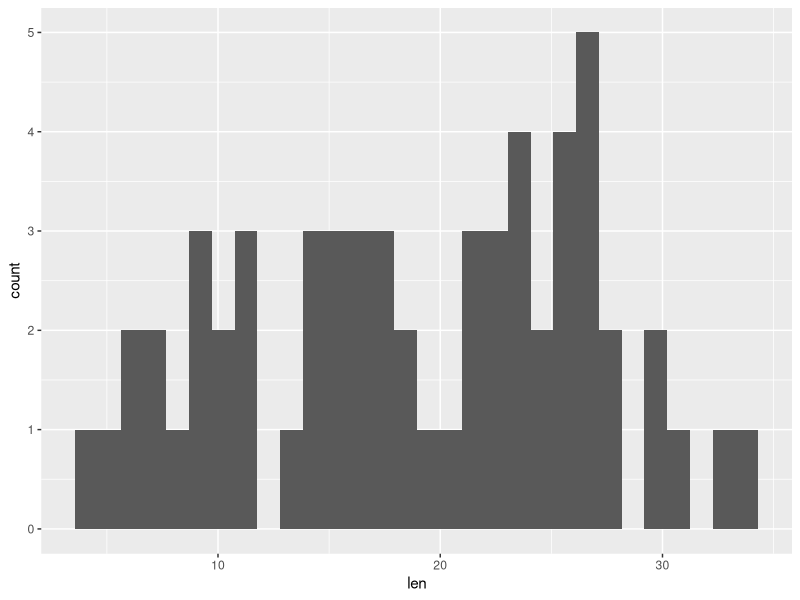
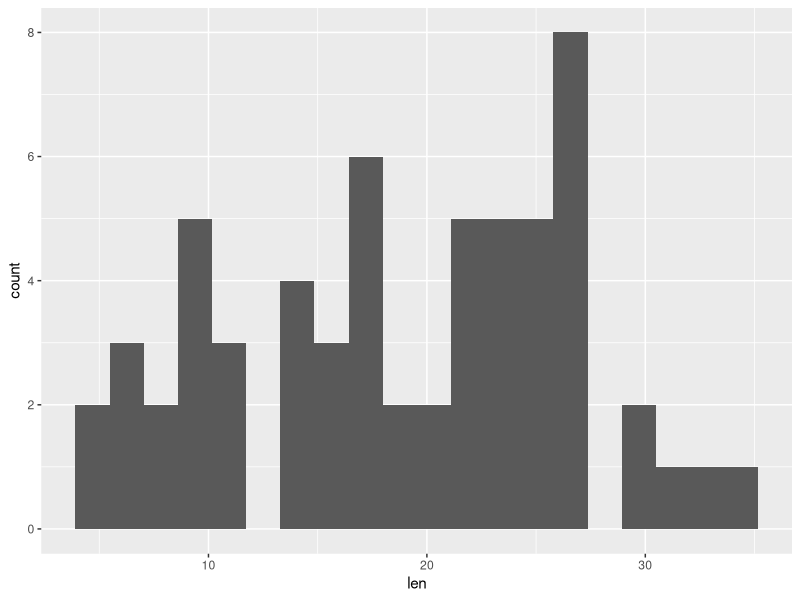
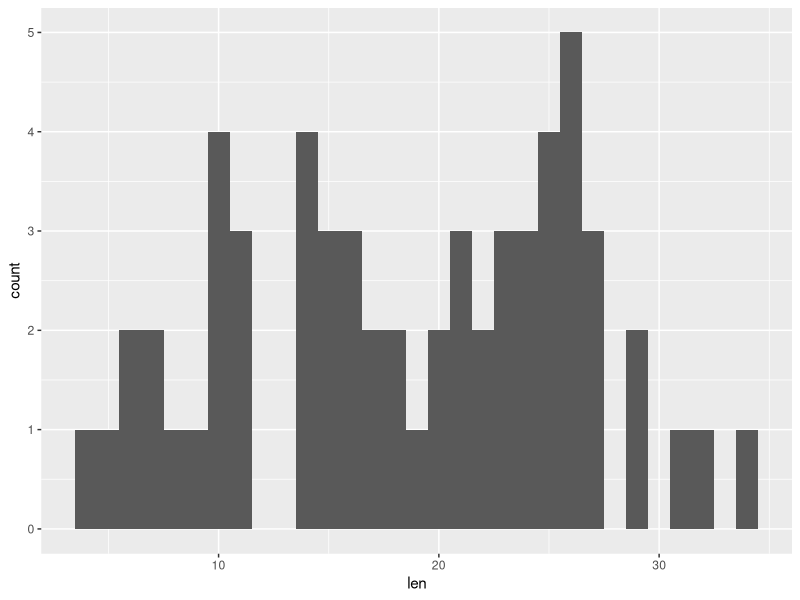
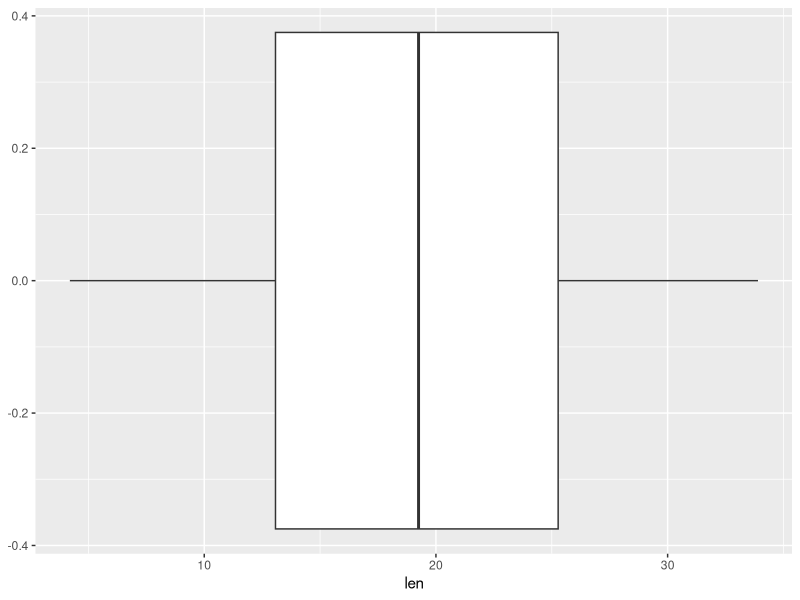
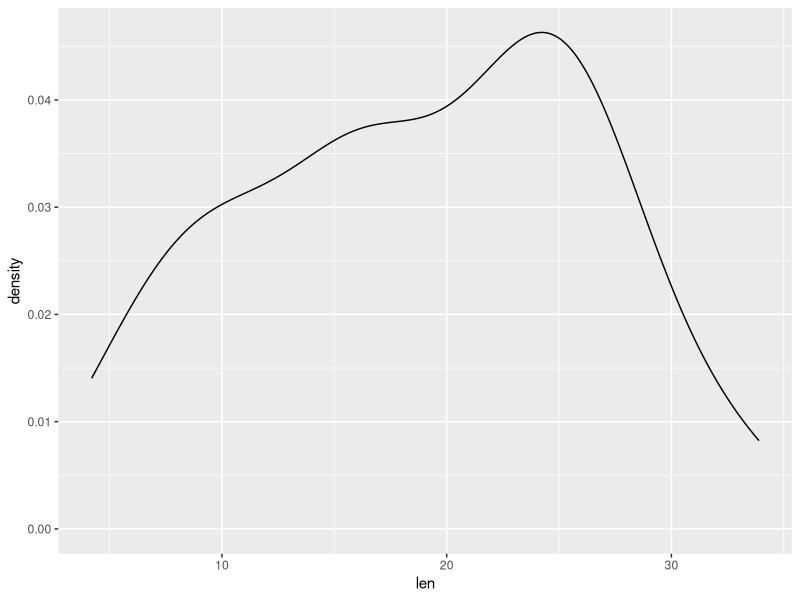
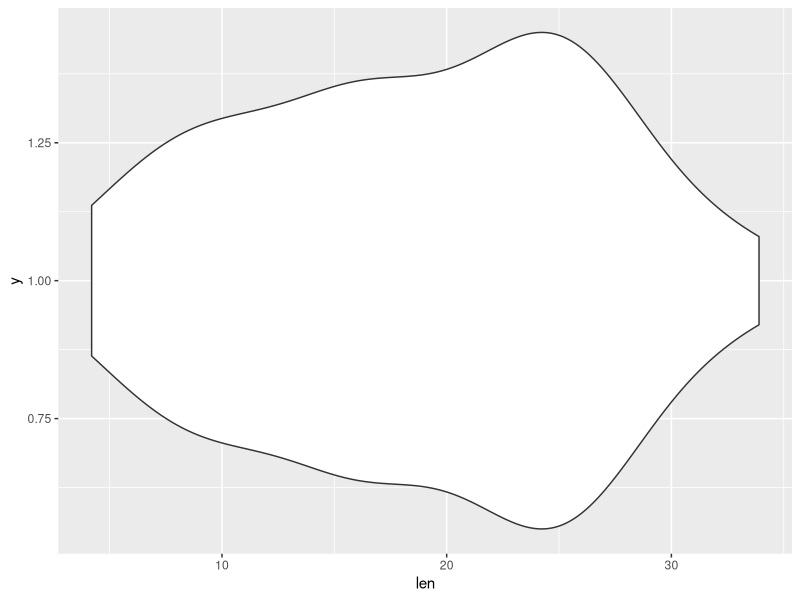
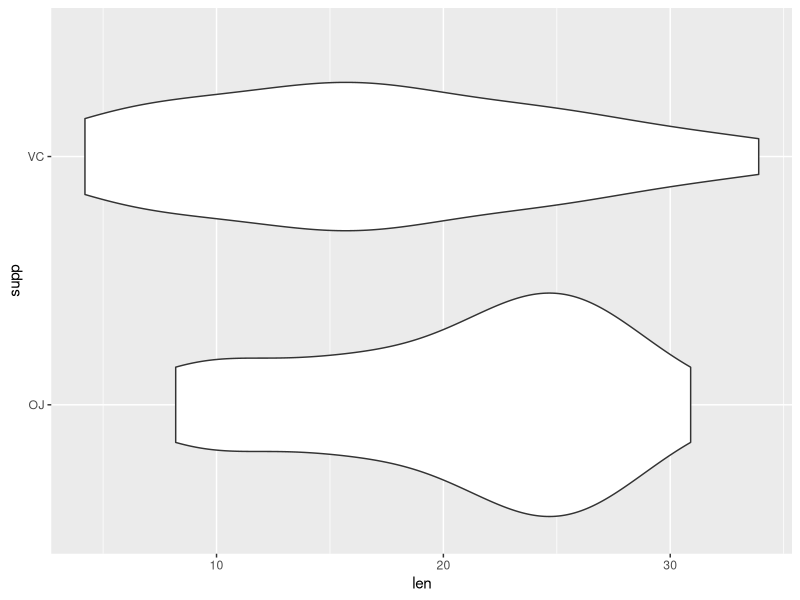
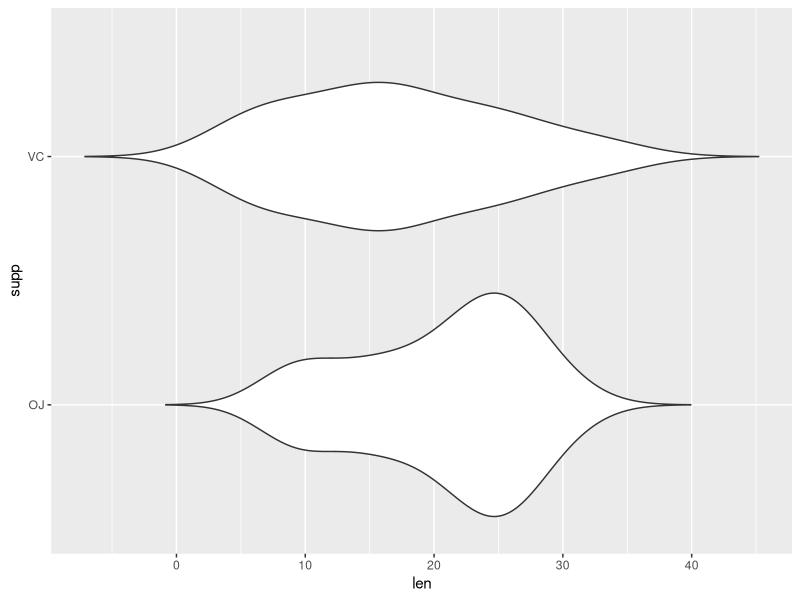

Generate these figures, in order, with R:
## ---------------------------------------------------------------------------------------
library("tidyverse")


## ---------------------------------------------------------------------------------------
data()


## ---- eval=FALSE------------------------------------------------------------------------
## ?ToothGrowth


## ---------------------------------------------------------------------------------------
dim(ToothGrowth)
head(ToothGrowth)
tail(ToothGrowth)
summary(ToothGrowth)


## ---- eval=FALSE------------------------------------------------------------------------
## ggplot(data = <DATA>) +
##   <GEOM_FUNCTION>(mapping = aes(<MAPPINGS>))


## ---- eval=FALSE------------------------------------------------------------------------
## ggplot(data = <DATA>, mapping = aes(<MAPPINGS>)) +
##   <GEOM_FUNCTION>()


## ---------------------------------------------------------------------------------------
ggplot(ToothGrowth, aes(x = len)) + 
  geom_histogram()


## ---------------------------------------------------------------------------------------
ggplot(ToothGrowth, aes(x = len)) + 
  geom_histogram(bins = 20)


## ---------------------------------------------------------------------------------------
ggplot(ToothGrowth, aes(x = len)) + 
  geom_histogram(binwidth = 1)


## ---------------------------------------------------------------------------------------
ggplot(ToothGrowth, aes(x = len)) + 
  geom_boxplot()


## ---------------------------------------------------------------------------------------
ggplot(ToothGrowth, aes(x = len)) + 
  geom_density()


## ---------------------------------------------------------------------------------------
ggplot(ToothGrowth, aes(x = len, y = 1)) + # note the y = 1
  geom_violin()


## ---------------------------------------------------------------------------------------
ggplot(ToothGrowth, aes(x = len, y = supp)) + 
  geom_violin()


## ---------------------------------------------------------------------------------------
ggplot(ToothGrowth, aes(x = len, y = supp)) + 
  geom_violin(trim = FALSE)


## ---------------------------------------------------------------------------------------
ggplot(ToothGrowth, aes(x = len, y = supp)) + 
  geom_violin(trim = FALSE) + 
  geom_point()


## ---------------------------------------------------------------------------------------
ggplot(ToothGrowth, aes(x = len, y = supp)) + 
  geom_violin(trim = FALSE) + 
  geom_jitter()


## ---------------------------------------------------------------------------------------
ggplot(ToothGrowth, aes(x = supp, y = len)) + 
  geom_violin(trim = FALSE) + 
  geom_jitter()


## ---------------------------------------------------------------------------------------
ggplot(ToothGrowth, aes(y = supp, x = len)) + 
  geom_violin(trim = FALSE) + 
  geom_jitter() + 
  coord_flip()


## ---------------------------------------------------------------------------------------
ggplot(chickwts, aes(x = feed, y = weight)) + 
  geom_violin(trim = TRUE) + 
  geom_jitter() 


## ---------------------------------------------------------------------------------------
ggplot(ToothGrowth, aes(x = dose, y = len)) + 
  geom_point()


## ---------------------------------------------------------------------------------------
ggplot(ToothGrowth, aes(x = dose, y = len)) + 
  geom_jitter(width=0.1)


## ---------------------------------------------------------------------------------------
ggplot(ToothGrowth, aes(x = dose, y = len)) + 
  geom_jitter(width=0.01) +
  scale_x_log10()


## ---------------------------------------------------------------------------------------
ggplot(ToothGrowth, aes(x = dose, y = len, color = supp, shape = supp)) + 
  geom_jitter(width=0.01) +
  scale_x_log10()


## ---------------------------------------------------------------------------------------
ggplot(ToothGrowth, aes(x = dose, y = len, color = supp, shape = supp)) + 
  geom_jitter(width=0.01) +
  scale_x_log10() +
  geom_smooth(method = "lm")


## ---------------------------------------------------------------------------------------
m <- lm(len ~ dose*supp, data = ToothGrowth)
anova(m)


## ---------------------------------------------------------------------------------------
d <- ToothGrowth %>%
  rename(
    Length = len,
    Delivery = supp,
    Dose = dose) %>%
  mutate(Delivery = fct_recode(Delivery, 
                               "Orange Juice" = "OJ",
                               "Ascorbic Acid" = "VC"))


## ---------------------------------------------------------------------------------------
ggplot(d,                       # Note the new data.frame
       aes(
         x = Dose, 
         y = Length, 
         color = Delivery, 
         shape = Delivery)) + 
  geom_jitter(width = 0.01) +
  scale_x_log10() +
  geom_smooth(method = "lm") + 
  labs(
    x = "Dose (mg/day)", 
    y = "Length (\u00b5m)", # unicode \u005b is the Greek letter mu
    title = "Odontoblast length vs Vitamin C in Guinea Pigs",
    color = "Delivery Method",
    shape = "Delivery Method") +
  theme_bw() +
  theme(legend.position = c(0.8, 0.2),
        legend.background = element_rect(fill = "white",
                                        color = "black"))


## ---------------------------------------------------------------------------------------
# Save to an object
g <- ggplot(d,                      
       aes(
         x = Dose, 
         y = Length, 
         color = Delivery, 
         shape = Delivery)) + 
  geom_jitter(width = 0.01) +
  scale_x_log10() +
  geom_smooth(method = "lm") + 
  labs(
    x = "Dose (mg/day)", 
    y = "Length (\u00b5m)", # unicode \u005b is the Greek letter mu
    title = "Odontoblast length vs Vitamin C in Guinea Pigs",
    color = "Delivery Method",
    shape = "Delivery Method") +
  theme_bw() +
  theme(legend.position = c(0.8, 0.2),
        legend.background = element_rect(fill = "white",
                                        color = "black"))
g <- ggplot(d,                      
       aes(
         x = Dose, 
         y = Length, 
         color = Delivery, 
         shape = Delivery)) + 
  geom_jitter()

# Write to a file
fn <- "toothgrowth.png"
ggsave(fn, plot = g, width = 6, height = 4)

# Clean up
unlink(fn) # remove the file


## ---- eval=FALSE------------------------------------------------------------------------
## ?diamonds


## ---------------------------------------------------------------------------------------
ggplot(diamonds, 
       aes(
         x = carat,
         y = price,
         color = depth)) +
  scale_color_gradientn(colors = rainbow(5)) +
  geom_point(alpha = 0.2) +
  facet_grid(color ~ cut) + 
  scale_y_log10() + 
  scale_x_log10() + 
  theme_bw()


## ---------------------------------------------------------------------------------------
m <- lm(log(price) ~ log(carat) * depth * cut * color, data = diamonds)
drop1(m, test = "F")
